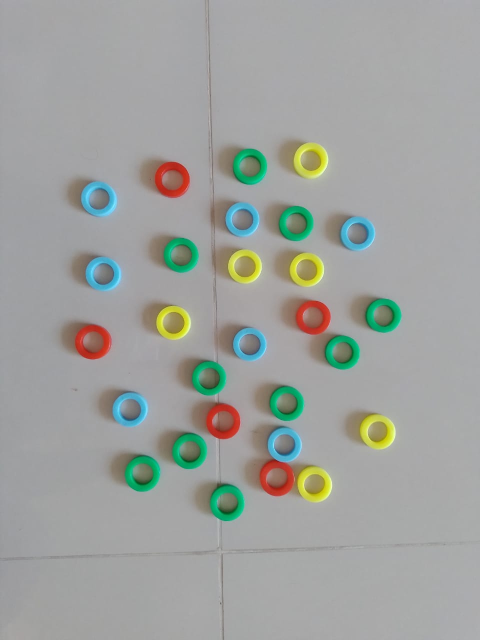
#> input picture tarefa-6/img/3.jpg, 960 x 1280 px (shown at 1/2 size)
$ python circle3.py
#> lines starting #> are read from the running program, lines starting #| are printed output that depends on the picture; after the words box and inside, x2 and y2 are one past the last pixel; in counts of white or black regions, pixels touching at a corner belong together
import cv2 as cv
import numpy as np
from matplotlib import pyplot as plt

vermelho = [43, 53, 194]#2#5
amarelo = [46, 224, 213]#32#66
verde = [115, 174, 3]##160
azul = [210, 179, 82]#96#193

vermelhoo = cv.cvtColor((np.uint8([[vermelho]])), cv.COLOR_BGR2HSV)
amareloo = cv.cvtColor((np.uint8([[amarelo]])), cv.COLOR_BGR2HSV)
verdee = cv.cvtColor((np.uint8([[verde]])), cv.COLOR_BGR2HSV)
azull = cv.cvtColor((np.uint8([[azul]])), cv.COLOR_BGR2HSV)

# [4 lines of commented-out code are left out]


vm = vermelhoo[0][0][0]
am = amareloo[0][0][0]
vd = verdee[0][0][0]
az = azull[0][0][0]

# print(vm, am, vd, az)

def choosecolor (valorhsv):
    #sobre 2 menos 1

    h = int(valorhsv[0])

    dist = [0,0,0,0]

    # print("aaaa")
    # print('this is our h: ' + str(h))

    dist[0] = np.uint8(abs(int(h) - int(vm)))
    dist[1] = np.uint8(abs(int(h) - int(am)))
    dist[2] = np.uint8(abs(int(h) - int(vd)))
    dist[3] = np.uint8(abs(int(h) - int(az)))

    # print("bbbb")

    a = min(dist)
    # print(dist)

    # print(dist)

    # print("current color (" + str(valorhsv[0]) + ", " + str(valorhsv[1]) + ", " + str(valorhsv[2]) + ") is closer to the color of index " + str(dist.index(a)) + " (" + str(a) + " units away)")

    return dist.index(a)


def getcolor (img, c1):

    # for c in circulos[0, :]:

    c = (int(c1[0]),int(c1[1]),int(c1[2]))

    r = int(c[2])
    hues = [0,0,0,0]
    # print(img.shape)

    for i in range(-1*r, r):
        for j in range(-1*r, r):
            if (c[0] + i < 0 or c[0] + i >= img.shape[1] or c[1] + j < 0 or c[1] + j >= img.shape[0]):
                continue
            dist = np.sqrt((i)**2 + (j)**2)
            # print("cheguei aqui 3 e a dist eh igual a " + str(dist))
            if int(dist) <= r and int(dist) >= r*2/3 : # ta dentro da area

                # print('estou no pixel ('+ str(c[1]+j) +', ' + str(c[0]+i) + ')')
                # hues[choosecolor(img[c[0] + i][c[1] + j])]+=1
                # print('cor: ' + str(img[c[1] + j][c[0] + i]))
                a = np.uint8([[img[c[1] + j][c[0] + i]]])
                a = cv.cvtColor(a, cv.COLOR_BGR2HSV)
                # print(a)
                # img[c[1] + j][c[0] + i] = [0, 0, 0]
                if (a[0][0][1] > 15): # se eh suficientemente longe do gray
                #     # print(img[c[0] + i][c[1] + j])
                #     # print(c[0] + i)
                #     # print(c[1] + j)
                    hues[choosecolor(a[0][0])]+=1
                # print()
    # print(hues)
    # print(hues)

    return hues.index(max(hues))


filepath = "../img/3.jpg"
img = cv.imread(filepath)
#> img is the input picture: shape (1280, 960, 3); mean B, G, R 157.9, 161.5, 158.8
# img = cv.cvtColor(img, cv.COLOR_BGR2RGB)
# print(img[815][449][0], img[815][449][1], img[815][449][2])
imghsv = cv.cvtColor(img, cv.COLOR_RGB2HSV)
#> imghsv: shape (1280, 960, 3); mean H, S, V 34.3, 19.6, 165.7
# hue vai nos ajudar mais do que rgb!
imgray = cv.cvtColor(img, cv.COLOR_RGB2GRAY)
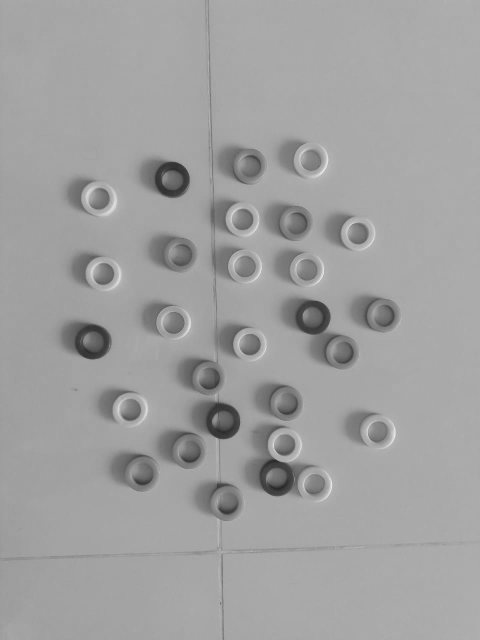
#> imgray: shape (1280, 960) (shown at 1/2 size); min 34, max 242, mean 160.1
imgray = cv.GaussianBlur(imgray, (7, 7), 1.5)

circulos = cv.HoughCircles(imgray, cv.HOUGH_GRADIENT, 1, 20, param1=50, param2=25, minRadius=24, maxRadius=40)
#> circulos = 28 rows, first 8: [628.5, 969.5, 35.7], [613.5, 539.5, 34.1], [489.5, 532.5, 33.6], [194.5, 395.5, 32.7], [485.5, 438.5, 34.4], [626.5, 634.5, 34.3], [715.5, 466.5, 34.4], [497.5, 687.5, 31.3]

circulos = np.uint16(np.around(circulos))
#> circulos = 28 rows, first 8: [628, 970, 36], [614, 540, 34], [490, 532, 34], [194, 396, 33], [486, 438, 34], [626, 634, 34], [716, 466, 34], [498, 688, 31]
# print(circulos.shape)
# circulosinternos = np.uint16(np.around(circulosinternos))
# print(circulosinternos.shape)

imgfinal = img

# imgfinalinternos = img.copy()

cores = [0,0,0,0]

for i in circulos[0, :]:
    a = getcolor(imgfinal, i)
    cor = (0,0,0)
    # s = "a cor selecionada foi: "
    match a:
        case 0:
            cor = (54, 54, 255)
            cores[0]+=1
        case 1:
            cor = (50, 255, 255)
            cores[1]+=1
            # print(s + "amarelo")
        case 2:
            cor = (81, 255, 54)
            cores[2]+=1
            # print(s + "verde")
        case 3:
            cor = (255, 108, 54)
            cores[3]+=1
            # print(s + "azul")

    cv.circle(imgfinal, (i[0], i[1]), i[2], cor, 1)

    cv.circle(imgfinal, (i[0], i[1]), int(np.around(2*i[2]/3)), cor, 1)

    cv.circle(imgfinal, (i[0],i[1]), 2, cor, 3)
#> this loop made 28 passes
#> i on passes 2 to 13: [614, 540, 34], [490, 532, 34], [194, 396, 33], [486, 438, 34], [626, 634, 34], [716, 466, 34], [498, 688, 31], [620, 318, 36], [574, 808, 34], [344, 646, 32], [446, 842, 34], [754, 864, 36]
#> (c in getcolor, r in getcolor, a) on pass 1: ((628, 970, 36), 36, 3)
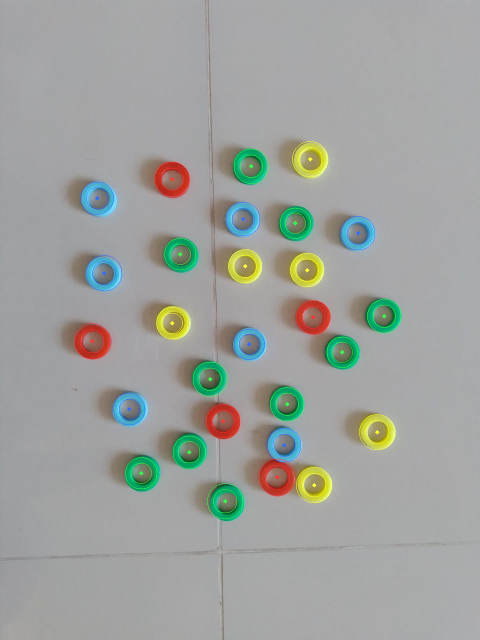
#> imgfinal: shape (1280, 960, 3) (shown at 1/2 size); 0.81% of pixels changed, all inside (x1, y1, x2, y2) = (148, 282, 803, 1039)


# for i in circulosinternos[0, :]:
#     cv.circle(imgfinalinternos, (i[0], i[1]), i[2], (0, 255, 0), 1)

#     cv.circle(imgfinalinternos, (i[0],i[1]), 2, (0, 0, 255), 3)

print('-------------CORES-------------')
print('vermelho: ' + str(cores[0]))
print('amarelo: ' + str(cores[1]))
print('verde: ' + str(cores[2]))
print('azul: ' + str(cores[3]))
# print(cores)

# imgfinal = cv.cvtColor(imgfinal, cv.COLOR_BGR2RGB)
plt.imshow(imgfinal)
cv.imwrite('../results/3-result.png', imgfinal)

$ run again, with tarefa-6/img/1.jpg copied over tarefa-6/img/3.jpg
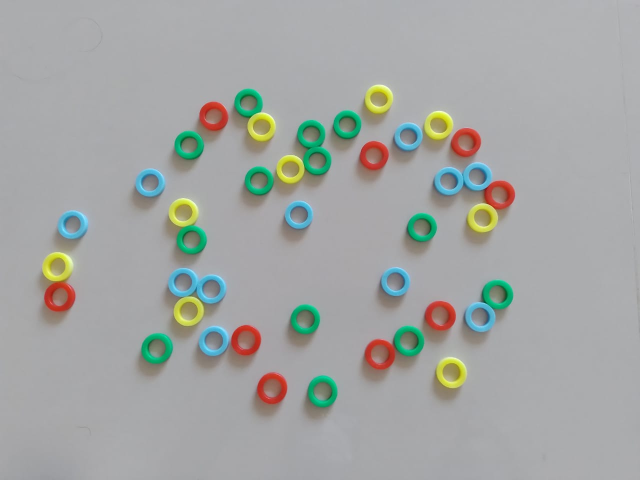
#> input picture tarefa-6/img/1.jpg, 1280 x 960 px (shown at 1/2 size)
#> img is the input picture: shape (960, 1280, 3); mean B, G, R 163.7, 165.7, 163.2
#> imghsv: shape (960, 1280, 3); mean H, S, V 31.3, 19.9, 170.9
#> `imgray = cv.cvtColor(img, cv.COLOR_RGB2GRAY)`:
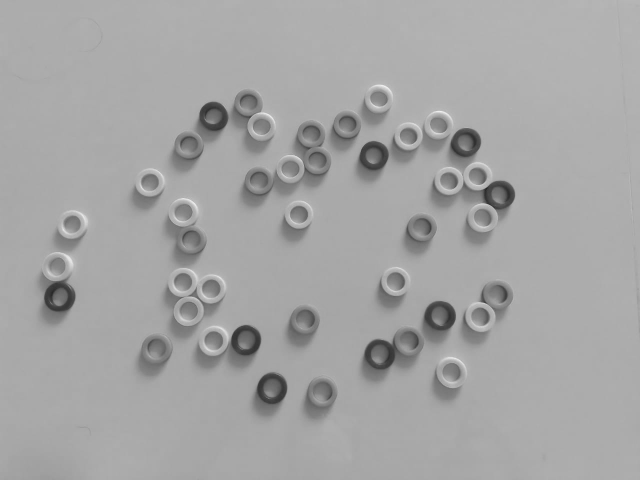
#> imgray: shape (960, 1280) (shown at 1/2 size); min 32, max 246, mean 164.7
#> `circulos = cv.HoughCircles(imgray, cv.HOUGH_GRADIENT, 1, 20, param1=50..`: circulos = 42 rows, first 8: [523.5, 252.5, 28.5], [597.5, 428.5, 28], [580.5, 337.5, 27.9], [748.5, 310.5, 28.6], [842.5, 456.5, 29.5], [116.5, 594.5, 28.8], [491.5, 679.5, 30.2], [377.5, 291.5, 29.6]
#> `circulos = np.uint16(np.around(circulos))`: circulos = 42 rows, first 8: [524, 252, 28], [598, 428, 28], [580, 338, 28], [748, 310, 29], [842, 456, 30], [116, 594, 29], [492, 680, 30], [378, 292, 30]
#> the loop `for i in circulos[0, :]:` made 42 passes
#> after the loop `for i in circulos[0, :]:`:
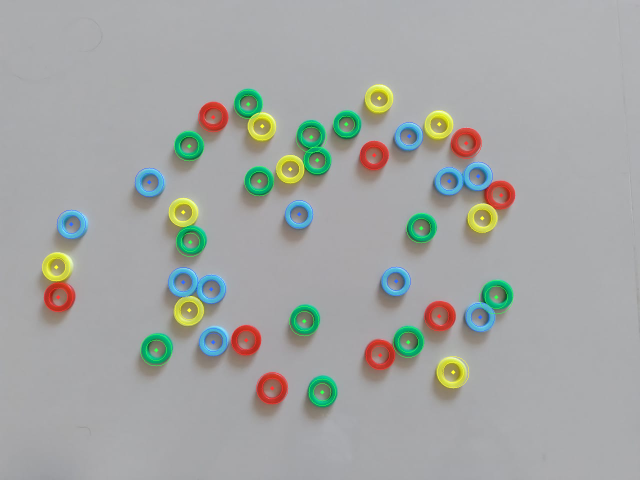
#> imgfinal: shape (960, 1280, 3) (shown at 1/2 size); 1.07% of pixels changed, all inside (x1, y1, x2, y2) = (84, 168, 1031, 812)

$ run again, with tarefa-6/img/2.jpg copied over tarefa-6/img/3.jpg
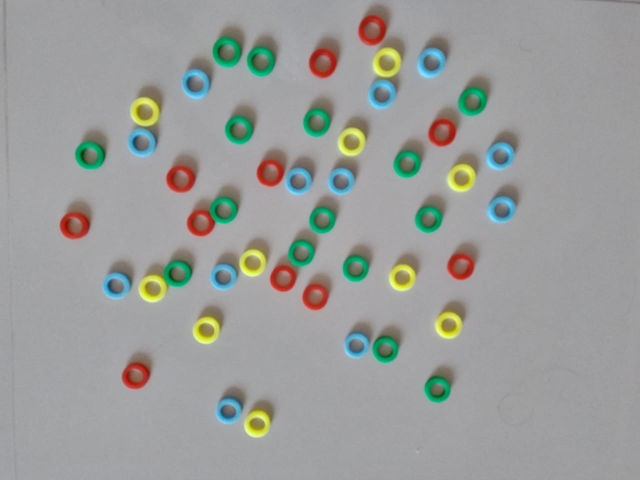
#> input picture tarefa-6/img/2.jpg, 1280 x 960 px (shown at 1/2 size)
#> img is the input picture: shape (960, 1280, 3); mean B, G, R 154.4, 156.8, 154.9
#> imghsv: shape (960, 1280, 3); mean H, S, V 33.3, 20.5, 161.8
#> `imgray = cv.cvtColor(img, cv.COLOR_RGB2GRAY)`:
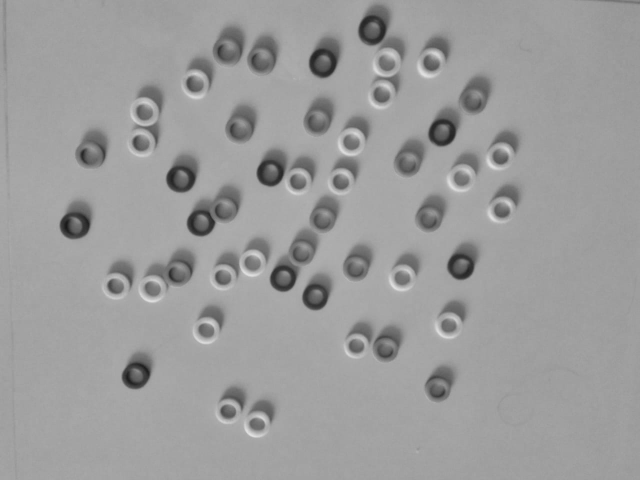
#> imgray: shape (960, 1280) (shown at 1/2 size); min 24, max 229, mean 156
#> `circulos = cv.HoughCircles(imgray, cv.HOUGH_GRADIENT, 1, 20, param1=50..`: circulos = 47 rows, first 8: [921.5, 532.5, 26.6], [401.5, 444.5, 27.4], [358.5, 357.5, 26.6], [288.5, 222.5, 28.6], [540.5, 345.5, 26.8], [645.5, 125.5, 28.8], [884.5, 265.5, 28], [566.5, 557.5, 26.6]
#> `circulos = np.uint16(np.around(circulos))`: circulos = 47 rows, first 8: [922, 532, 27], [402, 444, 27], [358, 358, 27], [288, 222, 29], [540, 346, 27], [646, 126, 29], [884, 266, 28], [566, 558, 27]
#> the loop `for i in circulos[0, :]:` made 47 passes
#> after the loop `for i in circulos[0, :]:`:
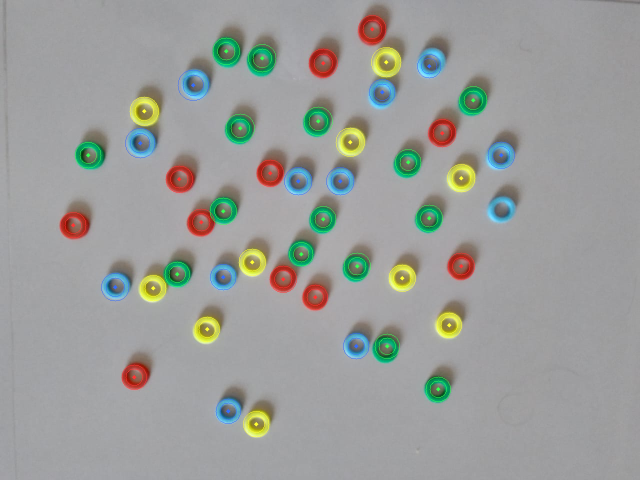
#> imgfinal: shape (960, 1280, 3) (shown at 1/2 size); 1.12% of pixels changed, all inside (x1, y1, x2, y2) = (120, 30, 1030, 875)

$ run again, with tarefa-6/img/4.jpg copied over tarefa-6/img/3.jpg
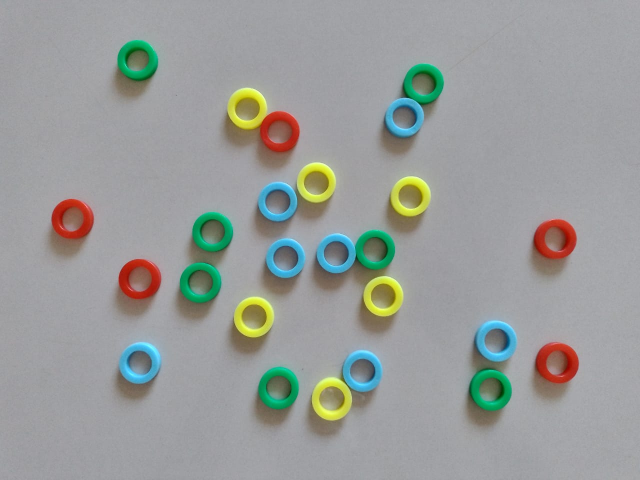
#> input picture tarefa-6/img/4.jpg, 1280 x 960 px (shown at 1/2 size)
#> img is the input picture: shape (960, 1280, 3); mean B, G, R 154, 156, 153.2
#> imghsv: shape (960, 1280, 3); mean H, S, V 42.3, 26.7, 162.9
#> `imgray = cv.cvtColor(img, cv.COLOR_RGB2GRAY)`:
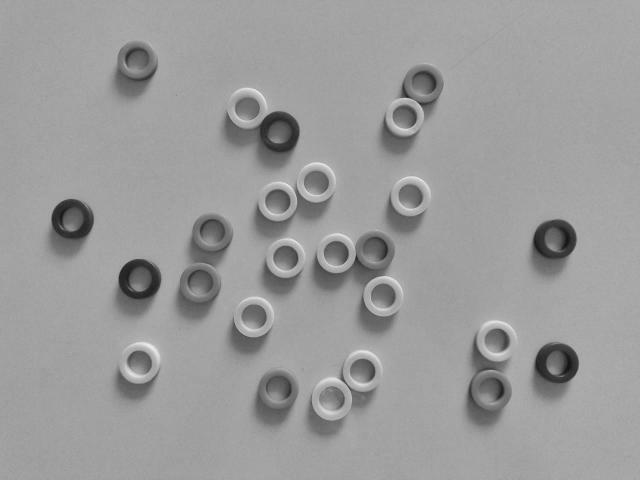
#> imgray: shape (960, 1280) (shown at 1/2 size); min 17, max 245, mean 155.1
#> `circulos = cv.HoughCircles(imgray, cv.HOUGH_GRADIENT, 1, 20, param1=50..`: circulos = 25 rows, first 8: [632.5, 364.5, 39.4], [766.5, 592.5, 39.4], [276.5, 557.5, 39.4], [142.5, 437.5, 39.4], [1113.5, 477.5, 39.4], [555.5, 402.5, 24.6], [272.5, 119.5, 38.3], [277.5, 727.5, 39.4]
#> `circulos = np.uint16(np.around(circulos))`: circulos = 25 rows, first 8: [632, 364, 39], [766, 592, 39], [276, 558, 39], [142, 438, 39], [1114, 478, 39], [556, 402, 25], [272, 120, 38], [278, 728, 39]
#> the loop `for i in circulos[0, :]:` made 25 passes
#> after the loop `for i in circulos[0, :]:`:
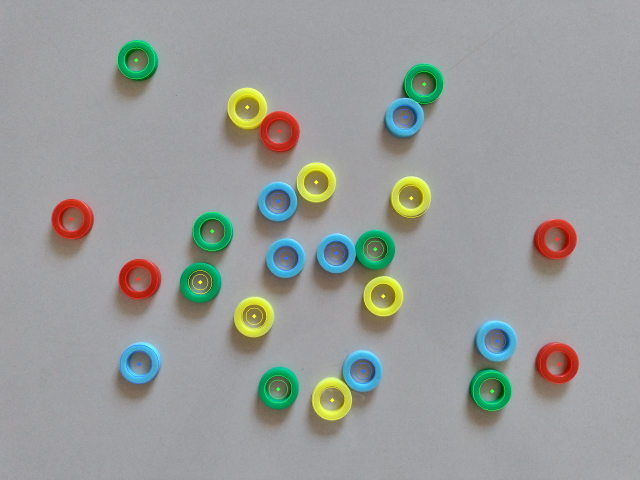
#> imgfinal: shape (960, 1280, 3) (shown at 1/2 size); 0.72% of pixels changed, all inside (x1, y1, x2, y2) = (103, 82, 1158, 840)
